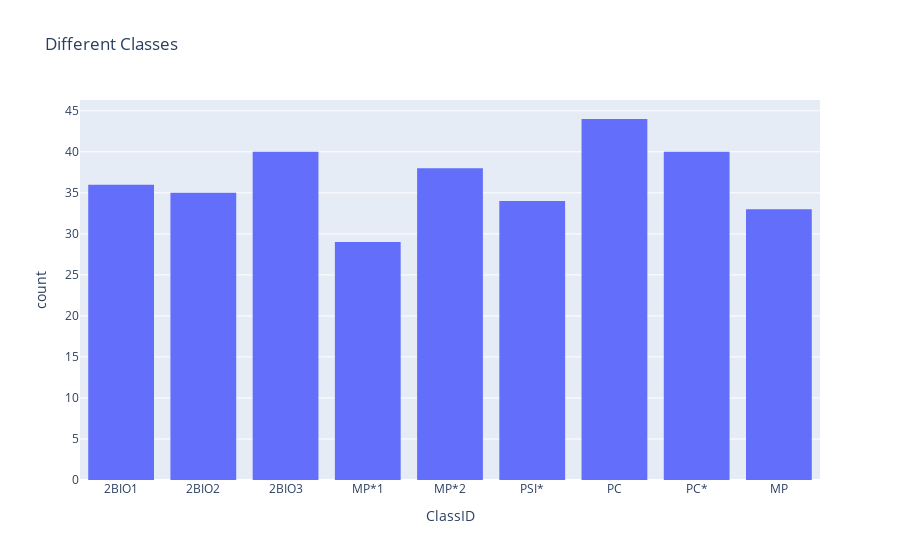

Notebook source saved alongside this figure:
### Markdown cell above
The reported time follows a right skewed distribution where most students reported contacts of over 1h.

### Code cell
fig = px.histogram(metadata, x="ClassID", title="Different Classes")

fig.show()

### Figure 1 — Plotly figure (JSON) as saved in the notebook; plotly's stock layout.template omitted (floating-point values rounded to 4 significant figures; data arrays with more than 128 entries replaced by an {"elided": "..."} marker saying what was removed)
{"data": [{"alignmentgroup": "True", "bingroup": "x", "hovertemplate": "ClassID=%{x}<br>count=%{y}<extra></extra>", "legendgroup": "", "marker": {"color": "#636efa"}, "name": "", "offsetgroup": "", "orientation": "v", "showlegend": false, "type": "histogram", "x": {"elided": "329 str values"}, "xaxis": "x", "yaxis": "y"}], "layout": {"barmode": "relative", "legend": {"tracegroupgap": 0}, "title": {"text": "Different Classes"}, "xaxis": {"anchor": "y", "domain": [0, 1], "title": {"text": "ClassID"}}, "yaxis": {"anchor": "x", "domain": [0, 1], "title": {"text": "count"}}}}
